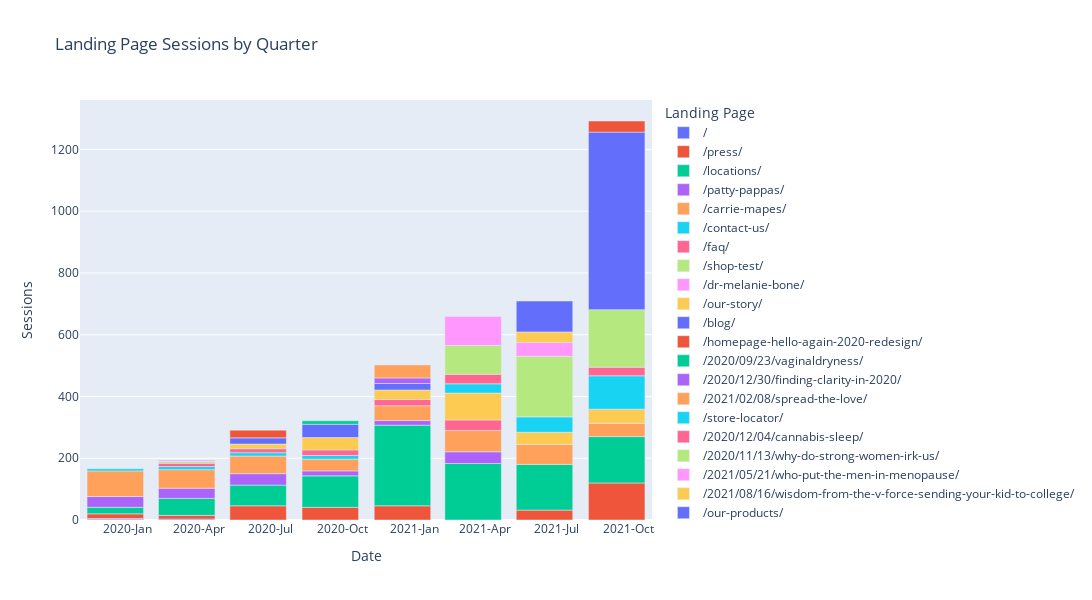

The notebook cell saved with this chart:
### Code cell
# Read the CSV file
df = pd.read_csv('output/example/Landing Pages/consolidated-landing-pages.csv')

# Remove query parameters from URLS:
df['Landing Page'] = df['Landing Page'].apply(lambda x: x.split('?')[0] if isinstance(x, str) and '?' in x else x)

# Now, let's create the Date column
df['Date'] = pd.to_datetime(df['Year'].astype(str) + '-' + df['Quarter'].apply(functions.quarter_to_month) + '-01')

# Sort by date
df = df.sort_values("Date")

# Create Line Plot with No Total
exclude_list = [
    "total","/>*"
]
fig = px.bar(df.query('`Landing Page` not in @exclude_list'), x='Date', y='Sessions', color='Landing Page', title='Landing Page Sessions by Quarter')

# Update the layout
fig.update_layout(
    autosize=False,
    width=1200,  # Width of the figure in pixels
    height=600  # Height of the figure in pixels
)

# Customize the x-axis to show both year and quarter
fig.update_xaxes(
    dtick="M3",
    tickformat="%Y-%b",  # This will show Year-Month
    ticklabelmode="period"
)

fig.show()
fig.write_html('output/example/example-landing-pages.html')

### Figure 1 — Plotly figure (JSON) as saved in the notebook; plotly's stock layout.template omitted (floating-point values rounded to 4 significant figures)
{"data": [{"alignmentgroup": "True", "hovertemplate": "Landing Page=/<br>Date=%{x}<br>Sessions=%{y}<extra></extra>", "legendgroup": "/", "marker": {"color": "#636efa", "pattern": {"shape": ""}}, "name": "/", "offsetgroup": "/", "orientation": "v", "showlegend": true, "textposition": "auto", "type": "bar", "x": ["2020-01-01T00:00:00", "2020-01-01T00:00:00", "2020-01-01T00:00:00", "2020-01-01T00:00:00", "2020-04-01T00:00:00", "2020-04-01T00:00:00", "2020-07-01T00:00:00", "2020-10-01T00:00:00", "2021-01-01T00:00:00", "2021-04-01T00:00:00", "2021-07-01T00:00:00", "2021-10-01T00:00:00"], "xaxis": "x", "y": [null, 1, 1, 3, 3, null, null, null, null, null, null, null], "yaxis": "y"}, {"alignmentgroup": "True", "hovertemplate": "Landing Page=/press/<br>Date=%{x}<br>Sessions=%{y}<extra></extra>", "legendgroup": "/press/", "marker": {"color": "#EF553B", "pattern": {"shape": ""}}, "name": "/press/", "offsetgroup": "/press/", "orientation": "v", "showlegend": true, "textposition": "auto", "type": "bar", "x": ["2020-01-01T00:00:00", "2020-04-01T00:00:00", "2020-07-01T00:00:00", "2020-10-01T00:00:00", "2021-01-01T00:00:00", "2021-07-01T00:00:00", "2021-10-01T00:00:00"], "xaxis": "x", "y": [15, 12, 46, 41, 46, 32, 120], "yaxis": "y"}, {"alignmentgroup": "True", "hovertemplate": "Landing Page=/locations/<br>Date=%{x}<br>Sessions=%{y}<extra></extra>", "legendgroup": "/locations/", "marker": {"color": "#00cc96", "pattern": {"shape": ""}}, "name": "/locations/", "offsetgroup": "/locations/", "orientation": "v", "showlegend": true, "textposition": "auto", "type": "bar", "x": ["2020-01-01T00:00:00", "2020-04-01T00:00:00", "2020-07-01T00:00:00", "2020-10-01T00:00:00", "2021-01-01T00:00:00", "2021-04-01T00:00:00", "2021-07-01T00:00:00", "2021-10-01T00:00:00"], "xaxis": "x", "y": [21, 55, 67, 102, 261, 183, 148, 150], "yaxis": "y"}, {"alignmentgroup": "True", "hovertemplate": "Landing Page=/patty-pappas/<br>Date=%{x}<br>Sessions=%{y}<extra></extra>", "legendgroup": "/patty-pappas/", "marker": {"color": "#ab63fa", "pattern": {"shape": ""}}, "name": "/patty-pappas/", "offsetgroup": "/patty-pappas/", "orientation": "v", "showlegend": true, "textposition": "auto", "type": "bar", "x": ["2020-01-01T00:00:00", "2020-04-01T00:00:00", "2020-07-01T00:00:00", "2020-10-01T00:00:00", "2021-01-01T00:00:00", "2021-04-01T00:00:00"], "xaxis": "x", "y": [35, 33, 37, 16, 15, 38], "yaxis": "y"}, {"alignmentgroup": "True", "hovertemplate": "Landing Page=/carrie-mapes/<br>Date=%{x}<br>Sessions=%{y}<extra></extra>", "legendgroup": "/carrie-mapes/", "marker": {"color": "#FFA15A", "pattern": {"shape": ""}}, "name": "/carrie-mapes/", "offsetgroup": "/carrie-mapes/", "orientation": "v", "showlegend": true, "textposition": "auto", "type": "bar", "x": ["2020-01-01T00:00:00", "2020-04-01T00:00:00", "2020-07-01T00:00:00", "2020-10-01T00:00:00", "2021-01-01T00:00:00", "2021-04-01T00:00:00", "2021-07-01T00:00:00", "2021-10-01T00:00:00"], "xaxis": "x", "y": [83, 60, 57, 38, 48, 69, 65, 43], "yaxis": "y"}, {"alignmentgroup": "True", "hovertemplate": "Landing Page=/contact-us/<br>Date=%{x}<br>Sessions=%{y}<extra></extra>", "legendgroup": "/contact-us/", "marker": {"color": "#19d3f3", "pattern": {"shape": ""}}, "name": "/contact-us/", "offsetgroup": "/contact-us/", "orientation": "v", "showlegend": true, "textposition": "auto", "type": "bar", "x": ["2020-01-01T00:00:00", "2020-04-01T00:00:00", "2020-07-01T00:00:00", "2020-10-01T00:00:00"], "xaxis": "x", "y": [7, 10, 11, 12], "yaxis": "y"}, {"alignmentgroup": "True", "hovertemplate": "Landing Page=/faq/<br>Date=%{x}<br>Sessions=%{y}<extra></extra>", "legendgroup": "/faq/", "marker": {"color": "#FF6692", "pattern": {"shape": ""}}, "name": "/faq/", "offsetgroup": "/faq/", "orientation": "v", "showlegend": true, "textposition": "auto", "type": "bar", "x": ["2020-04-01T00:00:00", "2020-07-01T00:00:00", "2020-10-01T00:00:00", "2021-01-01T00:00:00", "2021-04-01T00:00:00"], "xaxis": "x", "y": [11, 13, 18, 20, 34], "yaxis": "y"}, {"alignmentgroup": "True", "hovertemplate": "Landing Page=/shop-test/<br>Date=%{x}<br>Sessions=%{y}<extra></extra>", "legendgroup": "/shop-test/", "marker": {"color": "#B6E880", "pattern": {"shape": ""}}, "name": "/shop-test/", "offsetgroup": "/shop-test/", "orientation": "v", "showlegend": true, "textposition": "auto", "type": "bar", "x": ["2020-04-01T00:00:00"], "xaxis": "x", "y": [6], "yaxis": "y"}, {"alignmentgroup": "True", "hovertemplate": "Landing Page=/dr-melanie-bone/<br>Date=%{x}<br>Sessions=%{y}<extra></extra>", "legendgroup": "/dr-melanie-bone/", "marker": {"color": "#FF97FF", "pattern": {"shape": ""}}, "name": "/dr-melanie-bone/", "offsetgroup": "/dr-melanie-bone/", "orientation": "v", "showlegend": true, "textposition": "auto", "type": "bar", "x": ["2020-04-01T00:00:00"], "xaxis": "x", "y": [4], "yaxis": "y"}, {"alignmentgroup": "True", "hovertemplate": "Landing Page=/our-story/<br>Date=%{x}<br>Sessions=%{y}<extra></extra>", "legendgroup": "/our-story/", "marker": {"color": "#FECB52", "pattern": {"shape": ""}}, "name": "/our-story/", "offsetgroup": "/our-story/", "orientation": "v", "showlegend": true, "textposition": "auto", "type": "bar", "x": ["2020-07-01T00:00:00", "2020-10-01T00:00:00", "2021-01-01T00:00:00", "2021-04-01T00:00:00", "2021-07-01T00:00:00", "2021-10-01T00:00:00"], "xaxis": "x", "y": [15, 40, 31, 87, 39, 46], "yaxis": "y"}, {"alignmentgroup": "True", "hovertemplate": "Landing Page=/blog/<br>Date=%{x}<br>Sessions=%{y}<extra></extra>", "legendgroup": "/blog/", "marker": {"color": "#636efa", "pattern": {"shape": ""}}, "name": "/blog/", "offsetgroup": "/blog/", "orientation": "v", "showlegend": true, "textposition": "auto", "type": "bar", "x": ["2020-07-01T00:00:00", "2020-10-01T00:00:00", "2021-01-01T00:00:00"], "xaxis": "x", "y": [20, 43, 21], "yaxis": "y"}, {"alignmentgroup": "True", "hovertemplate": "Landing Page=/homepage-hello-again-2020-redesign/<br>Date=%{x}<br>Sessions=%{y}<extra></extra>", "legendgroup": "/homepage-hello-again-2020-redesign/", "marker": {"color": "#EF553B", "pattern": {"shape": ""}}, "name": "/homepage-hello-again-2020-redesign/", "offsetgroup": "/homepage-hello-again-2020-redesign/", "orientation": "v", "showlegend": true, "textposition": "auto", "type": "bar", "x": ["2020-07-01T00:00:00"], "xaxis": "x", "y": [25], "yaxis": "y"}, {"alignmentgroup": "True", "hovertemplate": "Landing Page=/2020/09/23/vaginaldryness/<br>Date=%{x}<br>Sessions=%{y}<extra></extra>", "legendgroup": "/2020/09/23/vaginaldryness/", "marker": {"color": "#00cc96", "pattern": {"shape": ""}}, "name": "/2020/09/23/vaginaldryness/", "offsetgroup": "/2020/09/23/vaginaldryness/", "orientation": "v", "showlegend": true, "textposition": "auto", "type": "bar", "x": ["2020-10-01T00:00:00"], "xaxis": "x", "y": [11], "yaxis": "y"}, {"alignmentgroup": "True", "hovertemplate": "Landing Page=/2020/12/30/finding-clarity-in-2020/<br>Date=%{x}<br>Sessions=%{y}<extra></extra>", "legendgroup": "/2020/12/30/finding-clarity-in-2020/", "marker": {"color": "#ab63fa", "pattern": {"shape": ""}}, "name": "/2020/12/30/finding-clarity-in-2020/", "offsetgroup": "/2020/12/30/finding-clarity-in-2020/", "orientation": "v", "showlegend": true, "textposition": "auto", "type": "bar", "x": ["2021-01-01T00:00:00"], "xaxis": "x", "y": [18], "yaxis": "y"}, {"alignmentgroup": "True", "hovertemplate": "Landing Page=/2021/02/08/spread-the-love/<br>Date=%{x}<br>Sessions=%{y}<extra></extra>", "legendgroup": "/2021/02/08/spread-the-love/", "marker": {"color": "#FFA15A", "pattern": {"shape": ""}}, "name": "/2021/02/08/spread-the-love/", "offsetgroup": "/2021/02/08/spread-the-love/", "orientation": "v", "showlegend": true, "textposition": "auto", "type": "bar", "x": ["2021-01-01T00:00:00"], "xaxis": "x", "y": [42], "yaxis": "y"}, {"alignmentgroup": "True", "hovertemplate": "Landing Page=/store-locator/<br>Date=%{x}<br>Sessions=%{y}<extra></extra>", "legendgroup": "/store-locator/", "marker": {"color": "#19d3f3", "pattern": {"shape": ""}}, "name": "/store-locator/", "offsetgroup": "/store-locator/", "orientation": "v", "showlegend": true, "textposition": "auto", "type": "bar", "x": ["2021-04-01T00:00:00", "2021-07-01T00:00:00", "2021-10-01T00:00:00"], "xaxis": "x", "y": [30, 50, 108], "yaxis": "y"}, {"alignmentgroup": "True", "hovertemplate": "Landing Page=/2020/12/04/cannabis-sleep/<br>Date=%{x}<br>Sessions=%{y}<extra></extra>", "legendgroup": "/2020/12/04/cannabis-sleep/", "marker": {"color": "#FF6692", "pattern": {"shape": ""}}, "name": "/2020/12/04/cannabis-sleep/", "offsetgroup": "/2020/12/04/cannabis-sleep/", "orientation": "v", "showlegend": true, "textposition": "auto", "type": "bar", "x": ["2021-04-01T00:00:00", "2021-10-01T00:00:00"], "xaxis": "x", "y": [31, 28], "yaxis": "y"}, {"alignmentgroup": "True", "hovertemplate": "Landing Page=/2020/11/13/why-do-strong-women-irk-us/<br>Date=%{x}<br>Sessions=%{y}<extra></extra>", "legendgroup": "/2020/11/13/why-do-strong-women-irk-us/", "marker": {"color": "#B6E880", "pattern": {"shape": ""}}, "name": "/2020/11/13/why-do-strong-women-irk-us/", "offsetgroup": "/2020/11/13/why-do-strong-women-irk-us/", "orientation": "v", "showlegend": true, "textposition": "auto", "type": "bar", "x": ["2021-04-01T00:00:00", "2021-07-01T00:00:00", "2021-10-01T00:00:00"], "xaxis": "x", "y": [93, 196, 186], "yaxis": "y"}, {"alignmentgroup": "True", "hovertemplate": "Landing Page=/2021/05/21/who-put-the-men-in-menopause/<br>Date=%{x}<br>Sessions=%{y}<extra></extra>", "legendgroup": "/2021/05/21/who-put-the-men-in-menopause/", "marker": {"color": "#FF97FF", "pattern": {"shape": ""}}, "name": "/2021/05/21/who-put-the-men-in-menopause/", "offsetgroup": "/2021/05/21/who-put-the-men-in-menopause/", "orientation": "v", "showlegend": true, "textposition": "auto", "type": "bar", "x": ["2021-04-01T00:00:00", "2021-07-01T00:00:00"], "xaxis": "x", "y": [94, 45], "yaxis": "y"}, {"alignmentgroup": "True", "hovertemplate": "Landing Page=/2021/08/16/wisdom-from-the-v-force-sending-your-kid-to-college/<br>Date=%{x}<br>Sessions=%{y}<extra></extra>", "legendgroup": "/2021/08/16/wisdom-from-the-v-force-sending-your-kid-to-college/", "marker": {"color": "#FECB52", "pattern": {"shape": ""}}, "name": "/2021/08/16/wisdom-from-the-v-force-sending-your-kid-to-college/", "offsetgroup": "/2021/08/16/wisdom-from-the-v-force-sending-your-kid-to-college/", "orientation": "v", "showlegend": true, "textposition": "auto", "type": "bar", "x": ["2021-07-01T00:00:00"], "xaxis": "x", "y": [34], "yaxis": "y"}, {"alignmentgroup": "True", "hovertemplate": "Landing Page=/our-products/<br>Date=%{x}<br>Sessions=%{y}<extra></extra>", "legendgroup": "/our-products/", "marker": {"color": "#636efa", "pattern": {"shape": ""}}, "name": "/our-products/", "offsetgroup": "/our-products/", "orientation": "v", "showlegend": true, "textposition": "auto", "type": "bar", "x": ["2021-07-01T00:00:00", "2021-10-01T00:00:00"], "xaxis": "x", "y": [100, 575], "yaxis": "y"}, {"alignmentgroup": "True", "hovertemplate": "Landing Page=/2021/12/14/happy-holidays-from-hello-again/<br>Date=%{x}<br>Sessions=%{y}<extra></extra>", "legendgroup": "/2021/12/14/happy-holidays-from-hello-again/", "marker": {"color": "#EF553B", "pattern": {"shape": ""}}, "name": "/2021/12/14/happy-holidays-from-hello-again/", "offsetgroup": "/2021/12/14/happy-holidays-from-hello-again/", "orientation": "v", "showlegend": true, "textposition": "auto", "type": "bar", "x": ["2021-10-01T00:00:00"], "xaxis": "x", "y": [36], "yaxis": "y"}], "layout": {"autosize": false, "barmode": "relative", "height": 600, "legend": {"title": {"text": "Landing Page"}, "tracegroupgap": 0}, "title": {"text": "Landing Page Sessions by Quarter"}, "width": 1200, "xaxis": {"anchor": "y", "autorange": true, "domain": [0, 1], "dtick": "M3", "range": ["2019-11-17", "2021-11-15"], "tickformat": "%Y-%b", "ticklabelmode": "period", "title": {"text": "Date"}, "type": "date"}, "yaxis": {"anchor": "x", "autorange": true, "domain": [0, 1], "range": [0, 1360], "title": {"text": "Sessions"}, "type": "linear"}}}
